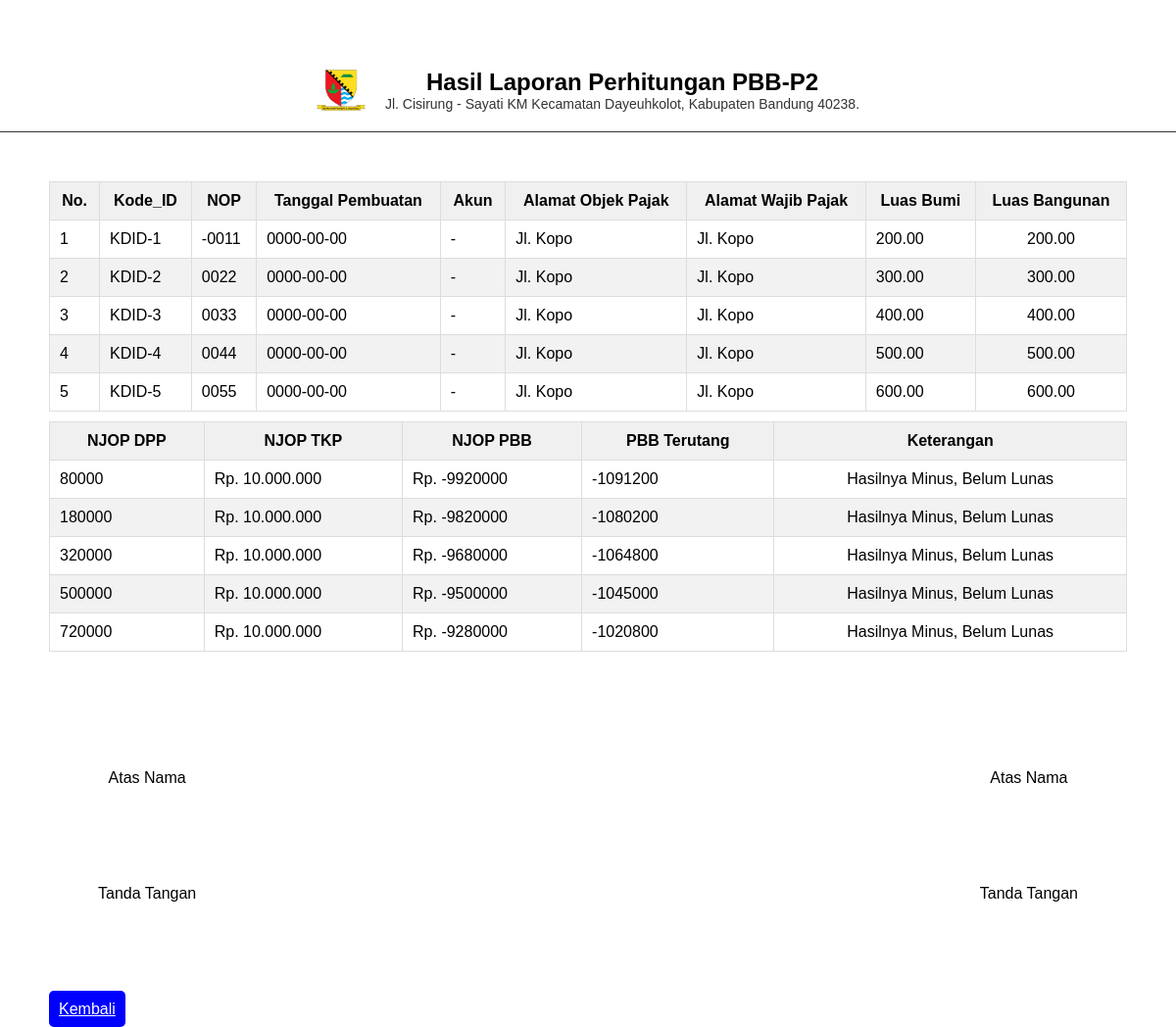
Page /view/pbb_p2/showLaporan.php (signed in) on the committed database.
### tables this page shows
CREATE TABLE `data_sppt` (
  `id` int(11) NOT NULL,
  `user_id` int(11) DEFAULT NULL,
  `kode_id` varchar(6) DEFAULT NULL,
  `nop` varchar(18) DEFAULT NULL,
  `akun` varchar(30) DEFAULT NULL,
  `nama` varchar(50) DEFAULT NULL,
  `alamat_op` varchar(50) DEFAULT NULL,
  `alamat_wp` varchar(50) DEFAULT NULL,
  `luas_bumi` decimal(10,2) DEFAULT NULL,
  `kelas_bumi` varchar(10) DEFAULT NULL,
  `njop_bumi` decimal(12,2) DEFAULT NULL,
  `luas_bangunan` decimal(10,2) DEFAULT NULL,
  `kelas_bangunan` varchar(10) DEFAULT NULL,
  `njop_bangunan` decimal(12,2) DEFAULT NULL,
  `tanggal` date NOT NULL
);

### view/pbb_p2/functions.php (called while the page is built, shortened)
<?php
include '../config.php';
function index($query)
{
    global $conn;
    $result = mysqli_query($conn, $query);
    $rows = [];
    while ($row = mysqli_fetch_assoc($result)) {
        $rows[] = $row;
    }
    return $rows;
}
?>

### view/pbb_p2/showLaporan.php (the view, shortened to what this page needs)
<?php
require '../config.php';
require 'functions.php';
$query = index("SELECT * FROM data_sppt ORDER BY id ASC");
?>
<!DOCTYPE html>
<html lang="en">
<head>
</head>
<body>
    <div class="header">
        <img src="../../assets/img/logodesa.png" alt="" width="50">
        <div>
            <h2>Hasil Laporan Perhitungan PBB-P2</h2>
            <p>Jl. Cisirung - Sayati KM Kecamatan Dayeuhkolot, Kabupaten Bandung 40238.</p>
        </div>
    </div>
    <div class="content">
        <table>
            <thead>
                <tr>
                    <th>No.</th>
                    <th>Kode_ID</th>
                    <th>NOP</th>
                    <th>Tanggal Pembuatan</th>
                    <th>Akun</th>
                    <th>Alamat Objek Pajak</th>
                    <th>Alamat Wajib Pajak</th>
                    <th>Luas Bumi</th>
                    <th>Luas Bangunan</th>
                </tr>
            </thead>
            <tbody>
                <?php $i = 1; ?>
                <?php foreach ($query as $row) : ?>
                    <tr>
                        <td><?= $i; ?></td>
                        <td><?= $row["kode_id"]; ?></td>
                        <td><?= $row["nop"]; ?></td>
                        <td><?= $row["tanggal"]; ?></td>
                        <td><?= $row["akun"]; ?></td>
                        <td><?= $row["alamat_op"]; ?></td>
                        <td><?= $row["alamat_wp"]; ?></td>
                        <td><?= $row["luas_bumi"]; ?></td>
                        <td><?= $row["luas_bangunan"]; ?></td>
                        <?php $i++; ?>
                    <?php endforeach; ?>
            </tbody>
        </table>
        <table>
            <thead>
                <tr>
                    <th>NJOP DPP</th>
                    <th>NJOP TKP</th>
                    <th>NJOP PBB</th>
                    <th>PBB Terutang</th>
                    <th>Keterangan</th>
                </tr>
            </thead>
            <tbody>
                <?php foreach ($query as $row) : ?>
                    <tr>
                        <?php
                        $totalNjopBumi = $row['luas_bumi'] * $row['njop_bumi'];
                        $totalNjopBangunan = $row['luas_bangunan'] * $row['njop_bangunan'];
                        $njopDpp = $totalNjopBumi + $totalNjopBangunan;
                        ?>
                        <td><?= $njopDpp; ?></td>
                        <td>Rp. 10.000.000</td>
                        <td>Rp. <?= $njopDpp - 10000000; ?></td>
                        <?php
                        $njopPBB = $njopDpp - 10000000;
                        if ($njopPBB < 1000000000) {
                            $tarif = 0.11;
                        } elseif ($njopPBB > 1000000000) {
                            $tarif = 0.22;
                        } else {
                            $tarif = 0;
                        }
                        $pbbTerutang = $njopPBB * $tarif;
                        ?>
                        <td><?= $pbbTerutang ?></td>
                        <?php
                        if ($pbbTerutang == 0) {
                            $info = "Lunas";
                        } elseif ($pbbTerutang >= 0) {
                            $info = "Belum Lunas";
                        } else {
                            $info = "Hasilnya Minus, Belum Lunas";
                        }
                        ?>
                        <td><?= $info ?></td>
                    </tr>
                <?php endforeach; ?>
            </tbody>
        </table>
    </div>
    <div class="footer">
        <div class="tanda-tangan-kiri">
            <p>Atas Nama</p>
            <p>Tanda Tangan</p>
        </div>
        <div class="tanda-tangan-kanan">
            <p>Atas Nama</p>
            <p>Tanda Tangan</p>
        </div>
    </div>
    <a href="../pbb_p2/show.php">Kembali</a>
</body>
</html>

### view/pbb_p2/showLaporan.php (style rules this page uses)
body { font-family: Arial, sans-serif; margin: 0; padding: 0; }
.header { display: flex; align-items: center; justify-content: center; padding: 20px; border-bottom: 1px solid #333; text-align: center; margin: 50px 0; }
.header img { margin-right: 20px; max-width: 100%; height: auto; }
.header h2 { font-size: 24px; margin: 0; }
.header p { font-size: 14px; margin: 0; color: #333; }
.content { margin: 20px 50px; }
table { width: 100%; border-collapse: collapse; margin-top: 10px; }
th, td { padding: 10px; border: 1px solid #ddd; }
th { background-color: #f0f0f0; font-weight: bold; }
tr:nth-child(even) { background-color: #f2f2f2; }
td:last-child { text-align: center; }
.footer { display: flex; justify-content: space-between; padding: 0px 100px; }
.tanda-tangan-kiri, .tanda-tangan-kanan { text-align: center; }
.tanda-tangan-kiri p, .tanda-tangan-kanan p { margin: 100px 0; }
a { margin-left: 50px; background-color: blue; padding: 10px; border-radius: 5px; color: white; }

### rows in the picture
data_sppt: kode "KDID-1", nop "-0011", tanggal "0000-00-00", akun "-", alamat_op "Jl. Kopo", alamat_wp "Jl. Kopo", luas_bumi "200.00", luas_bangunan "200.00", njopDpp "80000", $njopDpp - 10000000 "-9920000", pbbTerutang "-1091200", info "Hasilnya Minus, Belum Lunas"
data_sppt: kode "KDID-2", nop "0022", tanggal "0000-00-00", akun "-", alamat_op "Jl. Kopo", alamat_wp "Jl. Kopo", luas_bumi "300.00", luas_bangunan "300.00", njopDpp "180000", $njopDpp - 10000000 "-9820000", pbbTerutang "-1080200", info "Hasilnya Minus, Belum Lunas"
data_sppt: kode "KDID-3", nop "0033", tanggal "0000-00-00", akun "-", alamat_op "Jl. Kopo", alamat_wp "Jl. Kopo", luas_bumi "400.00", luas_bangunan "400.00", njopDpp "320000", $njopDpp - 10000000 "-9680000", pbbTerutang "-1064800", info "Hasilnya Minus, Belum Lunas"
data_sppt: kode "KDID-4", nop "0044", tanggal "0000-00-00", akun "-", alamat_op "Jl. Kopo", alamat_wp "Jl. Kopo", luas_bumi "500.00", luas_bangunan "500.00", njopDpp "500000", $njopDpp - 10000000 "-9500000", pbbTerutang "-1045000", info "Hasilnya Minus, Belum Lunas"
data_sppt: kode "KDID-5", nop "0055", tanggal "0000-00-00", akun "-", alamat_op "Jl. Kopo", alamat_wp "Jl. Kopo", luas_bumi "600.00", luas_bangunan "600.00", njopDpp "720000", $njopDpp - 10000000 "-9280000", pbbTerutang "-1020800", info "Hasilnya Minus, Belum Lunas"
